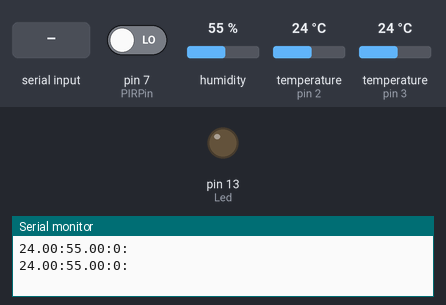
A sketch run on a simulated Arduino Uno, built with avr-gcc and run on an emulated ATmega328P. On the bench: output pins drawn as LEDs (lit = HIGH), the last lines printed to the serial monitor. The test bench sets the inputs (shaded band); at power-on: pin 7 (PIRPin) LOW, humidity 55 %, temperature (sensors on pin 2, pin 3) 24 °C.

Above: at 2.6 s.
2.7 s: "H" received over Serial
At 4.2 s:
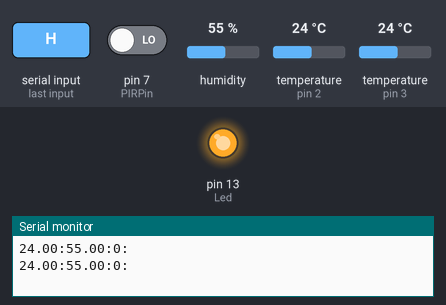
5.0 s: "L" received over Serial
At 6.4 s:
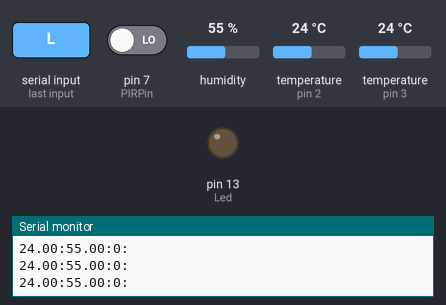
Timing chart, 0 to 8.0 s (numbered marks = the images above; inputs shaded):
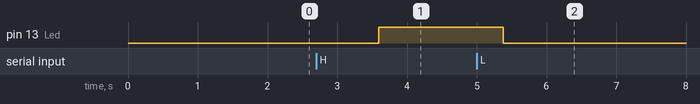

The sketch:

Jorge.ino
```cpp
#include <OneWire.h>
#include <DallasTemperature.h>
#define ONE_WIRE_BUS 3
#include <dht.h>

OneWire oneWire(ONE_WIRE_BUS);
DallasTemperature sensors(&oneWire);

dht DHT;

#define DHT11_PIN 2

int Led = 13;
int count = 0;
int estado =0;
const int PIRPin = 7;

void setup() {
  Serial.begin(9600);
  sensors.begin();
  pinMode(Led, OUTPUT);
  pinMode(PIRPin, INPUT);
}

void loop() {

    DHT.read11(DHT11_PIN);
    sensors.requestTemperatures();
    Serial.print(sensors.getTempCByIndex(0));
    Serial.print(":");
    Serial.print(DHT.humidity);
    Serial.print(":");
    Serial.print(count);
    Serial.println(":");


    delay(1000);

    estado = digitalRead(PIRPin);


 if(estado == HIGH)
  {
    count++;

  while(estado == HIGH){

   estado = digitalRead(PIRPin);
    }

    digitalWrite(PIRPin, LOW);


    }


  if (Serial.available()) {
    char Letra = Serial.read();
    if (Letra == 'H') {
      digitalWrite(Led, HIGH);
    }
    else if (Letra == 'L') {
      digitalWrite(Led, LOW);
    }
  }

}
```

Measured:
- after the input at 2.7 s, pin 13 (Led): LOW → HIGH after 0.89 s
- after the input at 5.0 s, pin 13 (Led): HIGH → LOW after 0.38 s
